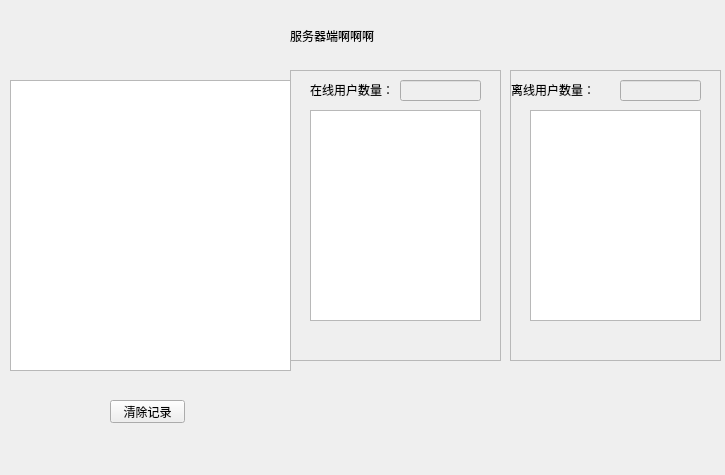
<?xml version="1.0" encoding="UTF-8"?>
<ui version="4.0">
 <class>server</class>
 <widget class="QWidget" name="server">
  <property name="geometry">
   <rect>
    <x>0</x>
    <y>0</y>
    <width>725</width>
    <height>475</height>
   </rect>
  </property>
  <property name="minimumSize">
   <size>
    <width>725</width>
    <height>475</height>
   </size>
  </property>
  <property name="windowTitle">
   <string>server</string>
  </property>
  <property name="styleSheet">
   <string notr="true">#server {background-image: url(:/new/prefix1/image/1106022.jpg);}</string>
  </property>
  <widget class="QLabel" name="label">
   <property name="geometry">
    <rect>
     <x>290</x>
     <y>20</y>
     <width>91</width>
     <height>31</height>
    </rect>
   </property>
   <property name="styleSheet">
    <string notr="true">font: 75 14pt &quot;Agency FB&quot;;</string>
   </property>
   <property name="text">
    <string>服务器端啊啊啊</string>
   </property>
  </widget>
  <widget class="QTextBrowser" name="textBrowser">
   <property name="geometry">
    <rect>
     <x>10</x>
     <y>80</y>
     <width>281</width>
     <height>291</height>
    </rect>
   </property>
  </widget>
  <widget class="QFrame" name="frame_client_on">
   <property name="geometry">
    <rect>
     <x>290</x>
     <y>70</y>
     <width>211</width>
     <height>291</height>
    </rect>
   </property>
   <property name="frameShape">
    <enum>QFrame::StyledPanel</enum>
   </property>
   <property name="frameShadow">
    <enum>QFrame::Raised</enum>
   </property>
   <widget class="QLineEdit" name="le_usernum_on">
    <property name="enabled">
     <bool>false</bool>
    </property>
    <property name="geometry">
     <rect>
      <x>110</x>
      <y>10</y>
      <width>81</width>
      <height>21</height>
     </rect>
    </property>
    <property name="frame">
     <bool>true</bool>
    </property>
   </widget>
   <widget class="QLabel" name="label_7">
    <property name="geometry">
     <rect>
      <x>20</x>
      <y>10</y>
      <width>101</width>
      <height>20</height>
     </rect>
    </property>
    <property name="text">
     <string>在线用户数量：</string>
    </property>
   </widget>
   <widget class="QTextBrowser" name="tb_on">
    <property name="geometry">
     <rect>
      <x>20</x>
      <y>40</y>
      <width>171</width>
      <height>211</height>
     </rect>
    </property>
   </widget>
  </widget>
  <widget class="QFrame" name="frame_client_off">
   <property name="geometry">
    <rect>
     <x>510</x>
     <y>70</y>
     <width>211</width>
     <height>291</height>
    </rect>
   </property>
   <property name="frameShape">
    <enum>QFrame::StyledPanel</enum>
   </property>
   <property name="frameShadow">
    <enum>QFrame::Raised</enum>
   </property>
   <widget class="QLabel" name="label_8">
    <property name="geometry">
     <rect>
      <x>1</x>
      <y>10</y>
      <width>101</width>
      <height>20</height>
     </rect>
    </property>
    <property name="text">
     <string>离线用户数量：</string>
    </property>
   </widget>
   <widget class="QLineEdit" name="le_usernum_off">
    <property name="enabled">
     <bool>false</bool>
    </property>
    <property name="geometry">
     <rect>
      <x>110</x>
      <y>10</y>
      <width>81</width>
      <height>21</height>
     </rect>
    </property>
   </widget>
   <widget class="QTextBrowser" name="tb_off">
    <property name="geometry">
     <rect>
      <x>20</x>
      <y>40</y>
      <width>171</width>
      <height>211</height>
     </rect>
    </property>
   </widget>
  </widget>
  <widget class="QPushButton" name="pushButton">
   <property name="geometry">
    <rect>
     <x>110</x>
     <y>400</y>
     <width>75</width>
     <height>23</height>
    </rect>
   </property>
   <property name="text">
    <string>清除记录</string>
   </property>
  </widget>
 </widget>
 <layoutdefault spacing="6" margin="11"/>
 <resources/>
 <connections/>
</ui>
